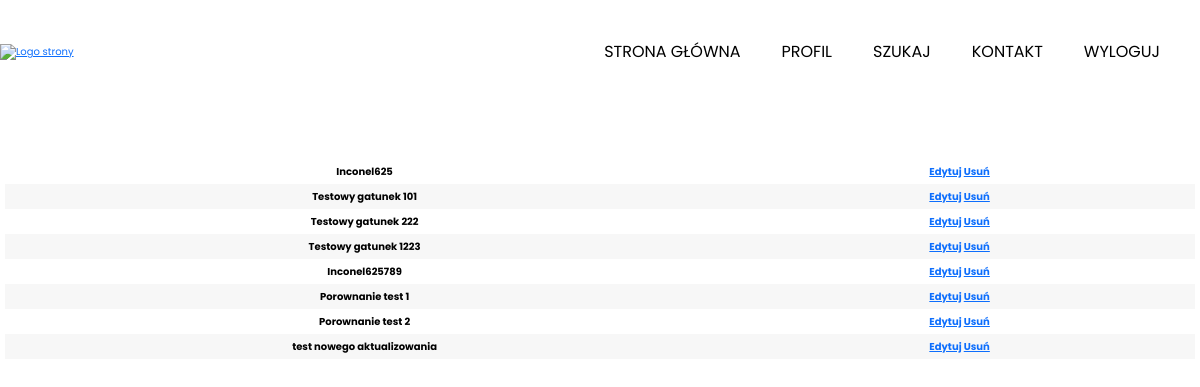
/profil/twoje_wpisy/ (signed in), run on the app's committed database.
### uzytkownik/models.py (models this page shows, shortened)
class GatunekUzytkownika(models.Model):
    kategoria = models.ForeignKey(
        Kategorie, related_name='gatunki_uzytkownika', on_delete=models.CASCADE, null=True, blank=True)
    nazwa = models.CharField(max_length=255)
    gestosc = models.FloatField()
    Aluminum = models.CharField(max_length=20, null=True, blank=True)
    Boron = models.CharField(max_length=20, null=True, blank=True)
    Carbon = models.CharField(max_length=20, null=True, blank=True)
    Chromium = models.CharField(max_length=20, null=True, blank=True)
    Copper = models.CharField(max_length=20, null=True, blank=True)
    Cobalt = models.CharField(max_length=20, null=True, blank=True)
    Iron = models.CharField(max_length=20, null=True, blank=True)
    Manganese = models.CharField(max_length=20, null=True, blank=True)
    Nickel = models.CharField(max_length=20, null=True, blank=True)
    Phosphorus = models.CharField(max_length=20, null=True, blank=True)
    Silicon = models.CharField(max_length=20, null=True, blank=True)
    Vanadium = models.CharField(max_length=20, null=True, blank=True)
    Tungsten = models.CharField(max_length=20, null=True, blank=True)
    Molybdenum = models.CharField(max_length=20, null=True, blank=True)
    Niobium = models.CharField(max_length=20, null=True, blank=True)
    Titanium = models.CharField(max_length=20, null=True, blank=True)
    Sulfur = models.CharField(max_length=20, null=True, blank=True)
    Zirconium = models.CharField(max_length=20, null=True, blank=True)
    informacje_dodatkowe = models.TextField(
        max_length=500, null=True, blank=True)
    TensileStrengthUltimate = models.FloatField(null=True, blank=True)
    TensileStrengthYield = models.FloatField(null=True, blank=True)
    ElongationAtBreak = models.FloatField(null=True, blank=True)
    ModulusOfElasticity = models.FloatField(null=True, blank=True)
    ReductionOfArea = models.FloatField(null=True, blank=True)
    HardnessRockwellB = models.FloatField(null=True, blank=True)
    HardnessBrinell = models.FloatField(null=True, blank=True)
    HardnessKnoop = models.FloatField(null=True, blank=True)
    stworzony_przez = models.ForeignKey(
        User, related_name="stworzone_gatunki_uzytkownika", on_delete=models.CASCADE)
    slug = models.SlugField(default="", null=False,
                            db_index=True, unique=True)
    class Meta:
        verbose_name_plural = "Gatunek Użytkownika"

### uzytkownik/views.py (the view)
# urls.py: path("twoje_wpisy/", PanelUzytkownikaView.as_view(), name="twoje_wpisy"),
class PanelUzytkownikaView(generic.ListView):
    model = GatunekUzytkownika
    template_name = "uzytkownik/twoje_wpisy.html"
    def get_queryset(self):
        return super().get_queryset().filter(stworzony_przez=self.request.user)

### uzytkownik/templates/uzytkownik/twoje_wpisy.html (shortened to what this page needs)
{% extends "base.html" %}
{% block content %}
    <div class="tabela">
        {% for rekord in object_list %}
        <div class="kafelek">
            <div class="komorka-lewa-wyszukiwanie">
                <a href="{% url "uzytkownik:gatunek-uzytkownika-detail" rekord.slug %}">{{ rekord.nazwa }}</a>
            </div>
            <div class="komorka-prawa">
                <a href="{% url "uzytkownik:edytuj" rekord.slug %}">Edytuj</a>
                <a href="{% url "uzytkownik:usun" rekord.slug %}">Usuń</a>
            </div>
        </div>
        {% endfor %}
    </div>
{% endblock  %}

### strona_glowna/static/strona_glowna/styles/base.css (style rules this page uses)
html { font-size: 62.5%; }
body { margin: 0; font-family: 'Poppins'; }
header, .kafelek { display: flex; justify-content: space-between; align-items: center; }
.kafelek:nth-child(even), .kafelek-wyszukiwanie:nth-child(odd) { background: rgb(247, 247, 247); }
.tabela { margin: auto; padding: 5px; margin-top: 50px; margin-bottom: 50px; }
.komorka-lewa, .komorka-prawa { width: 45%; padding-top: 5px; padding-bottom: 5px; font-weight: bolder; text-align: center; }
.komorka-lewa-wyszukiwanie { padding-top: 5px; padding-bottom: 5px; font-weight: bolder; text-align: center; width: 818px; }
.lewa-kolumna-profil a, .h1-link, .przycisk-utility, .komorka-lewa-wyszukiwanie a { text-decoration: none; color: black; }

### data on the page
GatunekUzytkownika: nazwa "Inconel625"
GatunekUzytkownika: nazwa "Testowy gatunek 101"
GatunekUzytkownika: nazwa "Testowy gatunek 222"
GatunekUzytkownika: nazwa "Testowy gatunek 1223"
GatunekUzytkownika: nazwa "Inconel625789"
GatunekUzytkownika: nazwa "Porownanie test 1"
GatunekUzytkownika: nazwa "Porownanie test 2"
GatunekUzytkownika: nazwa "test nowego aktualizowania"
